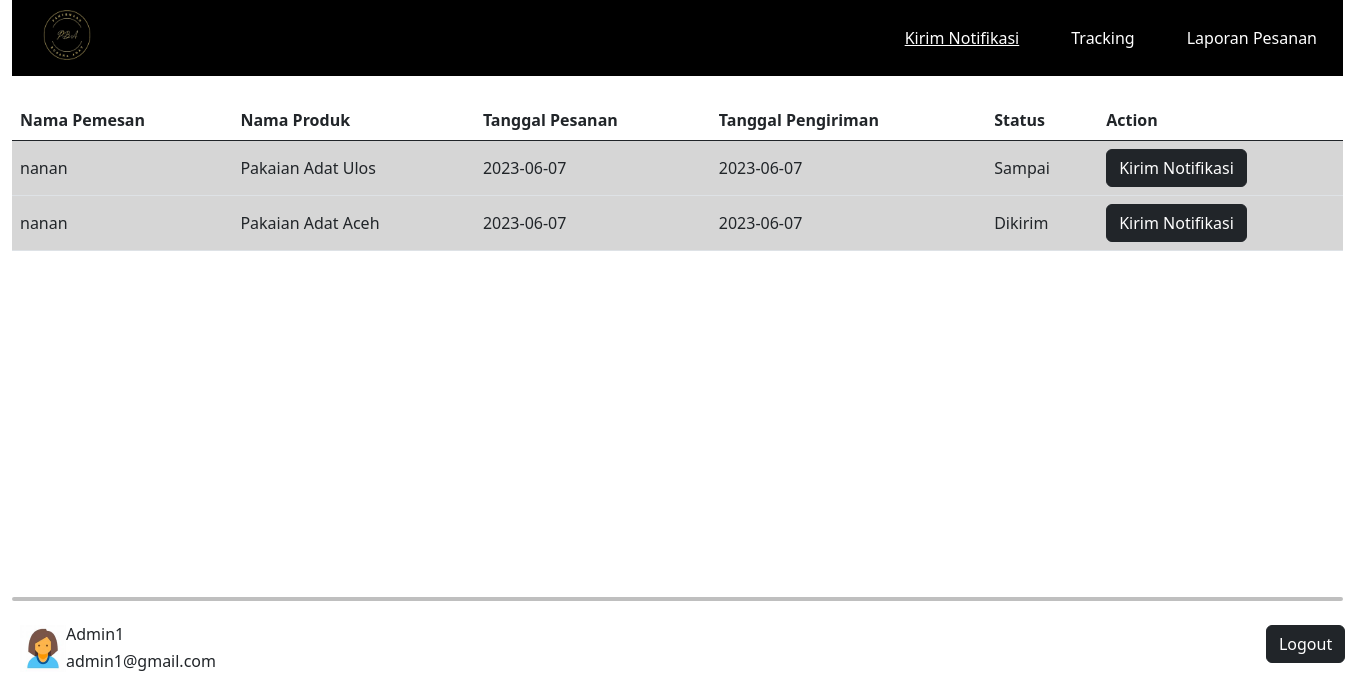
Page /eks_notifikasi.php on the committed database.
### tables this page shows
CREATE TABLE `pesanan` (
  `Id_pesanan` int(20) NOT NULL,
  `Tanggal_Pesanan` varchar(50) NOT NULL,
  `Tanggal_Pengiriman` varchar(50) DEFAULT NULL,
  `Id_Produk` int(20) NOT NULL,
  `Lama_sewa` int(100) NOT NULL,
  `Total_Harga` varchar(255) DEFAULT NULL,
  `Status_Pesanan` varchar(255) NOT NULL,
  `notif` varchar(50) DEFAULT NULL,
  `Harga` int(50) DEFAULT NULL
);

CREATE TABLE `pelanggan` (
  `Id_pelanggan` int(25) NOT NULL,
  `Email` varchar(255) NOT NULL,
  `Nama` varchar(255) NOT NULL,
  `Alamat` varchar(255) DEFAULT NULL,
  `No_telp` varchar(100) DEFAULT NULL
);

CREATE TABLE `produk` (
  `Id_Produk` int(11) NOT NULL,
  `Nama_Produk` varchar(255) NOT NULL,
  `Deskripsi_Produk` varchar(255) NOT NULL,
  `Harga_Sewa_perHari` int(100) NOT NULL,
  `Stok` varchar(50) NOT NULL,
  `foto` varchar(100) NOT NULL
);

### eks_notifikasi.php (the view, shortened to what this page needs)
<?php
include 'koneksi.php';
$sql = "SELECT pesanan.Id_pesanan, pesanan.Tanggal_Pesanan, pesanan.Tanggal_Pengiriman, pesanan.Lama_sewa, pesanan.Total_Harga, pesanan.Status_Pesanan ,produk.Nama_Produk, pelanggan.Nama
FROM pesanan, produk, pelanggan
where pesanan.Id_Produk = produk.Id_Produk AND pelanggan.Id_pelanggan=4;";
$result = mysqli_query($conn, $sql);
?>
<!DOCTYPE html>
<html lang="en">
<head>
    <link rel="stylesheet" href="css/style.css">
    <link href="https://cdn.jsdelivr.net/npm/bootstrap@5.2.3/dist/css/bootstrap.min.css" rel="stylesheet">
</head>
<body>
    <div class="container-fluid">
        <ul class="ul-nav">
            <li class="li-nav-2"><a href="eks_home.php"><img src="img/logo.png" alt="logo" width="70" height="50"></a></li>
            <li class="li-nav"><a href="eks_kelola_pesanan.php">Laporan Pesanan</a></li>
            <li class="li-nav"><a href="eks_tracking.php">Tracking</a></li>
            <li class="li-nav-active"><a href="eks_notifikasi.php">Kirim Notifikasi</a></li>
        </ul>
    </div>
    <div class="container-fluid">
        <br>
        <div class="table-responsive">
            <table class="table align-middle">
                <thead>
                    <tr class="hideme">
                    <th >Nama Pemesan</th>
                        <th >Nama Produk</th>
                        <th >Tanggal Pesanan</th>
                        <th >Tanggal Pengiriman</th>
                        <th >Status</th>
                        <th >Action</th>
                    </tr>
                </thead>
                <tbody>
                <?php while ($fetch = mysqli_fetch_assoc($result)) { ?>
                    <tr style="background-color: #3333;">
                        <td><?php echo $fetch['Nama']?></td>
                        <td><?php echo $fetch['Nama_Produk']?></td>
                        <td><?php echo $fetch['Tanggal_Pesanan']?></td>
                        <td><?php echo $fetch['Tanggal_Pengiriman']?></td>
                        <td><?php echo $fetch['Status_Pesanan']?></td>
                        <td>
                            <a href="eks_notifikasi_kirim.php?Id_pesanan=<?php echo $fetch['Id_pesanan']; ?>" class="btn btn-dark">Kirim Notifikasi</a>
                        </td>
                    </tr>
                    <?php } ?>
                </tbody>
            </table>
    </div>
    </div>
    <footer class="login-box" style="margin-top: 330px">
        <div class="container-xxl">
            <div><hr style="border: 2px solid black; border-radius: 5px"></div>
            <div class="d-inline-flex p-2" >
                <img src="img/profile.png" alt="foto">
                <div class="d-flex flex-column mb-3" style="height: 1px">
                <h6>Admin1</h6>
                <h6>admin1@gmail.com</h6>
                </div>
                <div><a href="cost_home.php" style="position:relative; right:-1050px" class="btn btn-dark">Logout</a></div>
            </div>
        </div>
    </footer>
</body>
</html>

### css/style.css (style rules this page uses)
.ul-nav { list-style-type: none; margin: 0; padding: 0; overflow: hidden; background-color: black; }
li { padding: 10px; }
.li-nav { float: right; }
.li-nav-active { float: right; }
.li-nav-2 { float: left; padding-left: 20px; }
.li-nav a { display: block; color: white; text-align: center; padding: 16px; text-decoration: none; }
.li-nav-active a { display: block; color: white; text-align: center; padding: 16px; text-decoration: underline; }
.hideme { height: 1px; border: none }

### rows in the picture
pesanan: pelanggan.Nama "nanan", Id_Produk.Nama_Produk "Pakaian Adat Ulos", Tanggal_Pesanan "2023-06-07", Tanggal_Pengiriman "2023-06-07", Status_Pesanan "Sampai"
pesanan: pelanggan.Nama "nanan", Id_Produk.Nama_Produk "Pakaian Adat Aceh", Tanggal_Pesanan "2023-06-07", Tanggal_Pengiriman "2023-06-07", Status_Pesanan "Dikirim"
